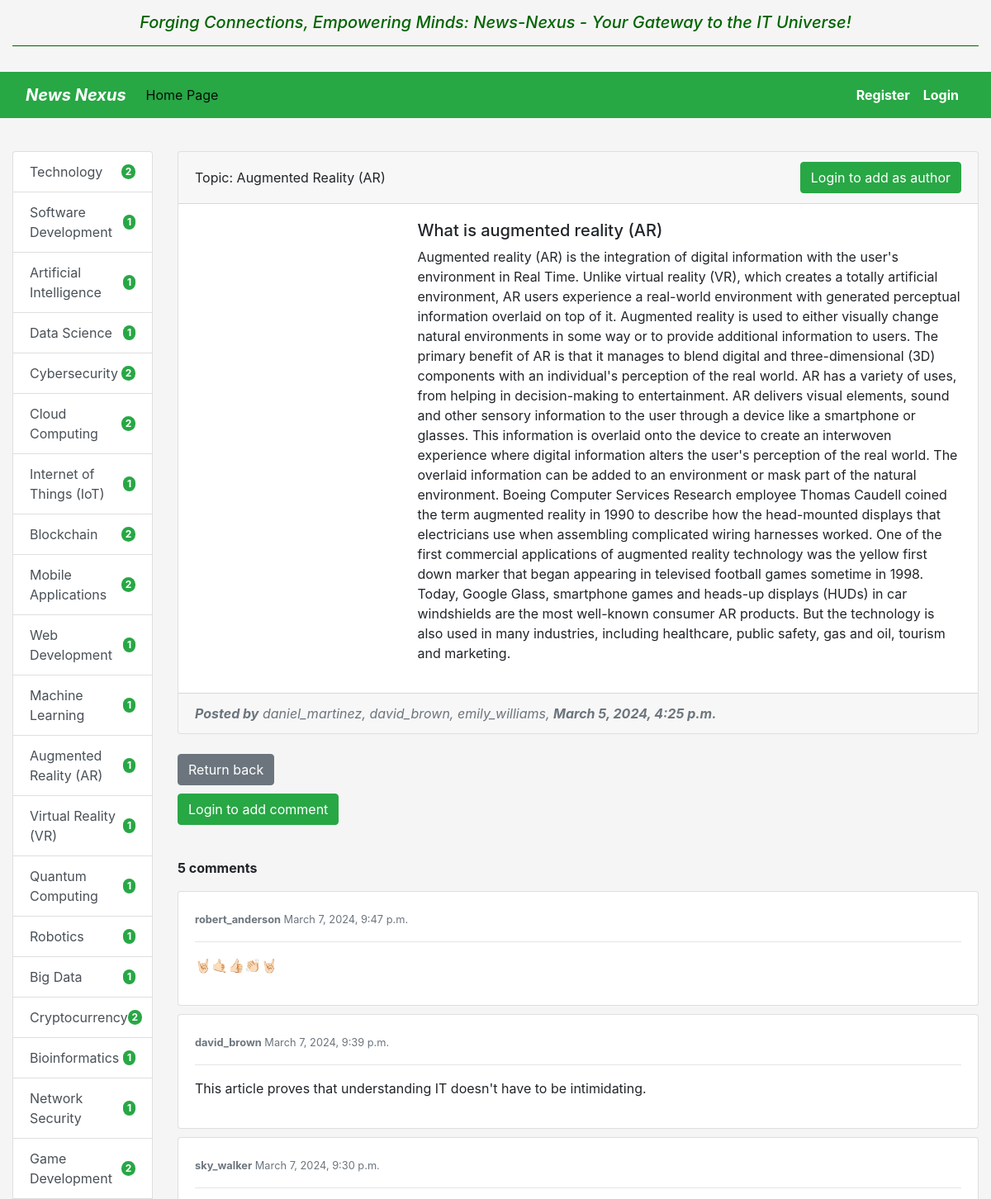
Page /newspaper/3/ (upper part) on the committed database.
### newspaper_agency/models.py (models this page shows, shortened)
class Topic(models.Model):
    name = models.CharField(max_length=255, unique=True, db_index=True)
    class Meta:
        ordering = ("name",)
    def __str__(self) -> str:
        return self.name

class Newspaper(models.Model):
    title = models.CharField(max_length=255)
    content = models.TextField()
    published_date = models.DateTimeField(auto_now_add=True)
    photo = models.ImageField(upload_to="photos/%Y/%m/%d", blank=True)
    topic = models.ForeignKey(
        Topic, on_delete=models.CASCADE, related_name="newspapers"
    )
    publishers = models.ManyToManyField(
        settings.AUTH_USER_MODEL, related_name="newspapers"
    )
    class Meta:
        ordering = ("-published_date",)

class Redactor(AbstractUser):
    years_of_experience = models.PositiveIntegerField(default=0)
    class Meta:
        ordering = (
            "username",
            "first_name",
            "last_name",
        )
        verbose_name = "redactor"
        verbose_name_plural = "redactors"

class Commentary(models.Model):
    user = models.ForeignKey(
        settings.AUTH_USER_MODEL, on_delete=models.CASCADE, related_name="commentaries"
    )
    newspaper = models.ForeignKey(
        Newspaper, on_delete=models.CASCADE, related_name="commentaries"
    )
    created_time = models.DateTimeField(auto_now_add=True)
    content = models.TextField()
    class Meta:
        ordering = ("-created_time",)
        verbose_name_plural = "Commentaries"

### newspaper_agency/views.py (the view)
# urls.py: path("newspaper/<int:pk>/", NewspaperDetailView.as_view(), name="newspaper-detail"),
class NewspaperDetailView(DetailView):
    model = Newspaper
    template_name = "newspaper_agency/newspaper_detail.html"
    context_object_name = "newspaper"

### newspaper_agency/templatetags/newspaper_tags.py (called while the page is built)
@register.inclusion_tag("newspaper_agency/topics_list.html")
def show_topics():
    topics = Topic.objects.annotate(cnt=Count("newspapers"))
    return {"topics": topics}

### newspaper_agency/templates/newspaper_agency/newspaper_detail.html (shortened to what this page needs)
{% extends "base.html" %}
{% load crispy_forms_filters %}
{% block sidebar %}
  {% include "includes/sidebar.html" %}
{% endblock %}
{% block content %}
  <div class="card">
    <div class="card-header">
      <div class="d-flex justify-content-between align-items-center">
        <span>Topic: {{ newspaper.topic }}</span>
        {% if user.is_authenticated %}
          {% if user not in newspaper.publishers.all %}
            <form action="{% url 'newspaper-agency:add-or-remove-editor-to-authors' pk=newspaper.pk %}" method="post">
              {% csrf_token %}
              <button type="submit" class="btn btn-success">Add me as author</button>
            </form>
          {% else %}
            <form action="{% url 'newspaper-agency:add-or-remove-editor-to-authors' pk=newspaper.pk %}" method="post">
              {% csrf_token %}
              <button type="submit" class="btn btn-danger">Delete me as author</button>
            </form>
          {% endif %}
        {% else %}
          <a href="{% url 'newspaper-agency:login' %}" class="btn btn-success">Login to add as author</a>
        {% endif %}
      </div>
    </div>
    <div class="card-body">
      <div class="row">
        <div class="col-md-3">
        </div>
        <div class="col-md-9" style="padding-left: 45px">
          <h5>{{ newspaper.title }}</h5>
          <p>{{ newspaper.content }}</p>
        </div>
      </div>
    </div>
    <div class="card-footer text-muted">
      <i><strong>Posted by</strong>
        {% for publisher in newspaper.publishers.all %}
          {{ publisher.username }},
        {% endfor %}
        <strong>{{ newspaper.published_date }}</strong>
      </i>
    </div>
  </div>
  <br>
  <a class="btn btn-secondary" href="{% url 'newspaper-agency:get-topic-info' pk=newspaper.topic.pk %}">Return back</a>
  {% if user.is_authenticated %}
    <div>
      <form action="{% url 'newspaper-agency:create-comment' newspaper.pk %}" method="post" novalidate>
        {% csrf_token %}
        {{ form|crispy }}
        <div class="form-group">
          <br><label for="comment"><strong>Add a new comment:</strong></label>
          <textarea class="form-control" id="comment" name="content" rows="3" required></textarea>
        </div>
        <button type="submit" class="btn btn-success" style="margin-top: 10px">Submit</button>
      </form>
    </div>
  {% else %}
    <p><a href="{% url 'newspaper-agency:login' %}" class="btn btn-success" style="margin-top: 10px">Login to add
      comment</a></p>
  {% endif %}
  <br>
  <p>
    <strong>
      {{ newspaper.commentaries.count }}
      {% if newspaper.commentaries.count == 1 %}
        comment
      {% else %}
        comments
      {% endif %}
    </strong>
  </p>
  {% for comment in newspaper.commentaries.all %}
    <div class="card" style="margin-top: 10px">
      <div class="card-body">
        <small class="text-muted"><strong>{{ comment.user.username }}</strong> {{ comment.created_time }}</small>
        <hr>
        <p>{{ comment.content }}</p>
      </div>
    </div>
  {% endfor %}
{% endblock %}

### newspaper_agency/templates/newspaper_agency/topics_list.html
<div class="list-group">
  {% for topic in topics %}
    <a href="{% url 'newspaper-agency:get-topic-info' pk=topic.pk %}"
       class="list-group-item list-group-item-action d-flex justify-content-between align-items-center">
      {{ topic.name }}
      {% if topic.cnt > 99 %}
        <span class="badge bg-success rounded-pill"
              style="color: white">
          99+
        </span>
      {% else %}
        <span class="badge bg-success rounded-pill"
              style="color: white">
          {{ topic.cnt }}
        </span>
      {% endif %}
    </a>
  {% endfor %}
</div>

### news_nexus/static/css/styles.css (style rules this page uses)
body { background-color: whitesmoke; }

### rows in the picture
Topic: name "Technology", cnt "2"
Topic: name "Software Development", cnt "1"
Topic: name "Artificial Intelligence", cnt "1"
Topic: name "Data Science", cnt "1"
Topic: name "Cybersecurity", cnt "2"
Topic: name "Cloud Computing", cnt "2"
Topic: name "Internet of Things (IoT)", cnt "1"
Topic: name "Blockchain", cnt "2"
Topic: name "Mobile Applications", cnt "2"
Topic: name "Web Development", cnt "1"
Topic: name "Machine Learning", cnt "1"
Topic: name "Augmented Reality (AR)", cnt "1"
Topic: name "Virtual Reality (VR)", cnt "1"
Topic: name "Quantum Computing", cnt "1"
Topic: name "Robotics", cnt "1"
Topic: name "Big Data", cnt "1"
Topic: name "Cryptocurrency", cnt "2"
Topic: name "Bioinformatics", cnt "1"
Topic: name "Network Security", cnt "1"
Topic: name "Game Development", cnt "2"
Newspaper: topic "Augmented Reality (AR)", title "What is augmented reality (AR)", content "Augmented reality (AR) is the integration of digital information with the user's environment in Real Time. Unlike virtual reality (VR), which creates a totally artificial environment, AR users experience a real-world environment with generated perceptual information overlaid on top of it. Augmented reality is used to either visually change natural environments in some way or to provide additional information to users. The primary benefit of AR is that it manages to blend digital and three-dimensional (3D) components with an individual's perception of the real world. AR has a variety of uses, from helping in decision-making to entertainment. AR delivers visual elements, sound and other…", published_date "March 5, 2024, 4:25 p.m.", commentaries.count "5"
Redactor: username "daniel_martinez"
Redactor: username "david_brown"
Redactor: username "emily_williams"
Commentary: user.username "robert_anderson", created_time "March 7, 2024, 9:47 p.m.", content "🤘🏻🤙🏻👍🏻👏🏻🤘🏻"
Commentary: user.username "david_brown", created_time "March 7, 2024, 9:39 p.m.", content "This article proves that understanding IT doesn't have to be intimidating."
Commentary: user.username "sky_walker", created_time "March 7, 2024, 9:30 p.m."
